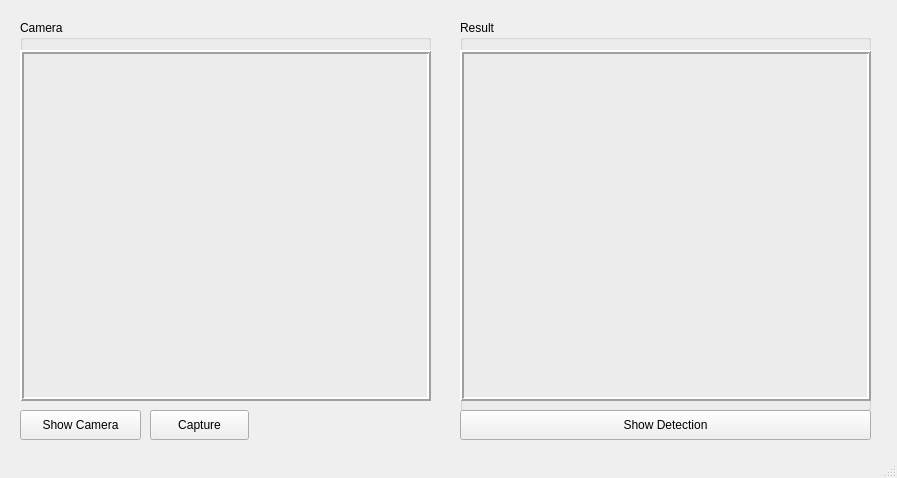
<?xml version="1.0" encoding="UTF-8"?>
<ui version="4.0">
 <class>MainWindow</class>
 <widget class="QMainWindow" name="MainWindow">
  <property name="geometry">
   <rect>
    <x>0</x>
    <y>0</y>
    <width>897</width>
    <height>478</height>
   </rect>
  </property>
  <property name="windowTitle">
   <string>MainWindow</string>
  </property>
  <widget class="QWidget" name="centralwidget">
   <widget class="QGroupBox" name="groupBox">
    <property name="geometry">
     <rect>
      <x>20</x>
      <y>20</y>
      <width>411</width>
      <height>381</height>
     </rect>
    </property>
    <property name="title">
     <string>Camera</string>
    </property>
    <widget class="QLabel" name="label">
     <property name="geometry">
      <rect>
       <x>0</x>
       <y>30</y>
       <width>411</width>
       <height>351</height>
      </rect>
     </property>
     <property name="frameShape">
      <enum>QFrame::Box</enum>
     </property>
     <property name="frameShadow">
      <enum>QFrame::Raised</enum>
     </property>
     <property name="lineWidth">
      <number>2</number>
     </property>
     <property name="text">
      <string/>
     </property>
    </widget>
   </widget>
   <widget class="QGroupBox" name="groupBox_2">
    <property name="geometry">
     <rect>
      <x>460</x>
      <y>20</y>
      <width>411</width>
      <height>391</height>
     </rect>
    </property>
    <property name="title">
     <string>Result</string>
    </property>
    <widget class="QLabel" name="label_2">
     <property name="geometry">
      <rect>
       <x>0</x>
       <y>30</y>
       <width>411</width>
       <height>351</height>
      </rect>
     </property>
     <property name="frameShape">
      <enum>QFrame::Box</enum>
     </property>
     <property name="frameShadow">
      <enum>QFrame::Raised</enum>
     </property>
     <property name="lineWidth">
      <number>2</number>
     </property>
     <property name="text">
      <string/>
     </property>
    </widget>
   </widget>
   <widget class="QPushButton" name="pushButton">
    <property name="geometry">
     <rect>
      <x>20</x>
      <y>410</y>
      <width>121</width>
      <height>30</height>
     </rect>
    </property>
    <property name="text">
     <string>Show Camera</string>
    </property>
   </widget>
   <widget class="QPushButton" name="pushButton_2">
    <property name="geometry">
     <rect>
      <x>150</x>
      <y>410</y>
      <width>99</width>
      <height>30</height>
     </rect>
    </property>
    <property name="text">
     <string>Capture</string>
    </property>
   </widget>
   <widget class="QPushButton" name="pushButton_3">
    <property name="geometry">
     <rect>
      <x>460</x>
      <y>410</y>
      <width>411</width>
      <height>30</height>
     </rect>
    </property>
    <property name="text">
     <string>Show Detection</string>
    </property>
   </widget>
  </widget>
  <widget class="QStatusBar" name="statusbar"/>
 </widget>
 <resources/>
 <connections/>
</ui>
